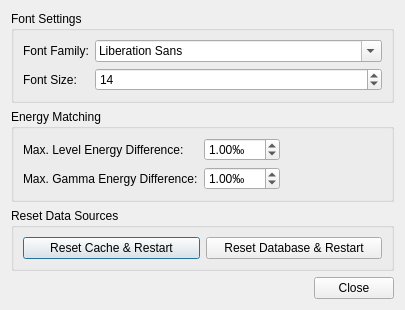
<?xml version="1.0" encoding="UTF-8"?>
<ui version="4.0">
 <class>PreferencesDialog</class>
 <widget class="QDialog" name="PreferencesDialog">
  <property name="geometry">
   <rect>
    <x>0</x>
    <y>0</y>
    <width>405</width>
    <height>272</height>
   </rect>
  </property>
  <property name="windowTitle">
   <string>Preferences</string>
  </property>
  <property name="windowIcon">
   <iconset resource="nuclei.qrc">
    <normaloff>:/configure.png</normaloff>:/configure.png</iconset>
  </property>
  <layout class="QVBoxLayout" name="verticalLayout">
   <item>
    <widget class="QGroupBox" name="fontGroupBox">
     <property name="title">
      <string>Font Settings</string>
     </property>
     <layout class="QFormLayout" name="formLayout">
      <item row="0" column="0">
       <widget class="QLabel" name="fontFamilyLabel">
        <property name="text">
         <string>Font Family:</string>
        </property>
       </widget>
      </item>
      <item row="0" column="1">
       <widget class="QFontComboBox" name="fontFamily"/>
      </item>
      <item row="1" column="0">
       <widget class="QLabel" name="fontSizeLabel">
        <property name="toolTip">
         <string>Primary font size in units of the primary line width</string>
        </property>
        <property name="text">
         <string>Font Size:</string>
        </property>
       </widget>
      </item>
      <item row="1" column="1">
       <widget class="QSpinBox" name="fontSize">
        <property name="toolTip">
         <string>Primary font size in units of the primary line width</string>
        </property>
        <property name="minimum">
         <number>1</number>
        </property>
        <property name="value">
         <number>14</number>
        </property>
       </widget>
      </item>
     </layout>
    </widget>
   </item>
   <item>
    <widget class="QGroupBox" name="matchingGroupBox">
     <property name="title">
      <string>Energy Matching</string>
     </property>
     <layout class="QFormLayout" name="formLayout_2">
      <property name="fieldGrowthPolicy">
       <enum>QFormLayout::ExpandingFieldsGrow</enum>
      </property>
      <item row="0" column="0">
       <widget class="QLabel" name="levelDiffLabel">
        <property name="toolTip">
         <string>Max. difference between level energies in decay records and adopted levels records</string>
        </property>
        <property name="text">
         <string>Max. Level Energy Difference:</string>
        </property>
       </widget>
      </item>
      <item row="0" column="1">
       <widget class="QDoubleSpinBox" name="levelDiff">
        <property name="toolTip">
         <string>Max. difference between level energies in decay records and adopted levels records</string>
        </property>
        <property name="suffix">
         <string>‰</string>
        </property>
        <property name="maximum">
         <double>100.000000000000000</double>
        </property>
        <property name="value">
         <double>1.000000000000000</double>
        </property>
       </widget>
      </item>
      <item row="1" column="0">
       <widget class="QLabel" name="gammaDiffLabel">
        <property name="toolTip">
         <string>Max. difference between gamma energies in decay records and adopted levels records</string>
        </property>
        <property name="text">
         <string>Max. Gamma Energy Difference:</string>
        </property>
       </widget>
      </item>
      <item row="1" column="1">
       <widget class="QDoubleSpinBox" name="gammaDiff">
        <property name="toolTip">
         <string>Max. difference between gamma energies in decay records and adopted levels records</string>
        </property>
        <property name="suffix">
         <string>‰</string>
        </property>
        <property name="maximum">
         <double>100.000000000000000</double>
        </property>
        <property name="value">
         <double>1.000000000000000</double>
        </property>
       </widget>
      </item>
     </layout>
    </widget>
   </item>
   <item>
    <widget class="QGroupBox" name="groupBox">
     <property name="title">
      <string>Reset Data Sources</string>
     </property>
     <layout class="QHBoxLayout" name="horizontalLayout">
      <item>
       <widget class="QPushButton" name="resetCacheButton">
        <property name="text">
         <string>Reset Cache &amp;&amp; Restart</string>
        </property>
       </widget>
      </item>
      <item>
       <widget class="QPushButton" name="resetDatabaseButton">
        <property name="text">
         <string>Reset Database &amp;&amp; Restart</string>
        </property>
       </widget>
      </item>
     </layout>
    </widget>
   </item>
   <item>
    <widget class="QDialogButtonBox" name="buttonBox">
     <property name="orientation">
      <enum>Qt::Horizontal</enum>
     </property>
     <property name="standardButtons">
      <set>QDialogButtonBox::Close</set>
     </property>
    </widget>
   </item>
  </layout>
 </widget>
 <resources>
  <include location="nuclei.qrc"/>
 </resources>
 <connections>
  <connection>
   <sender>buttonBox</sender>
   <signal>accepted()</signal>
   <receiver>PreferencesDialog</receiver>
   <slot>accept()</slot>
   <hints>
    <hint type="sourcelabel">
     <x>248</x>
     <y>254</y>
    </hint>
    <hint type="destinationlabel">
     <x>157</x>
     <y>274</y>
    </hint>
   </hints>
  </connection>
  <connection>
   <sender>buttonBox</sender>
   <signal>rejected()</signal>
   <receiver>PreferencesDialog</receiver>
   <slot>reject()</slot>
   <hints>
    <hint type="sourcelabel">
     <x>316</x>
     <y>260</y>
    </hint>
    <hint type="destinationlabel">
     <x>286</x>
     <y>274</y>
    </hint>
   </hints>
  </connection>
 </connections>
</ui>
